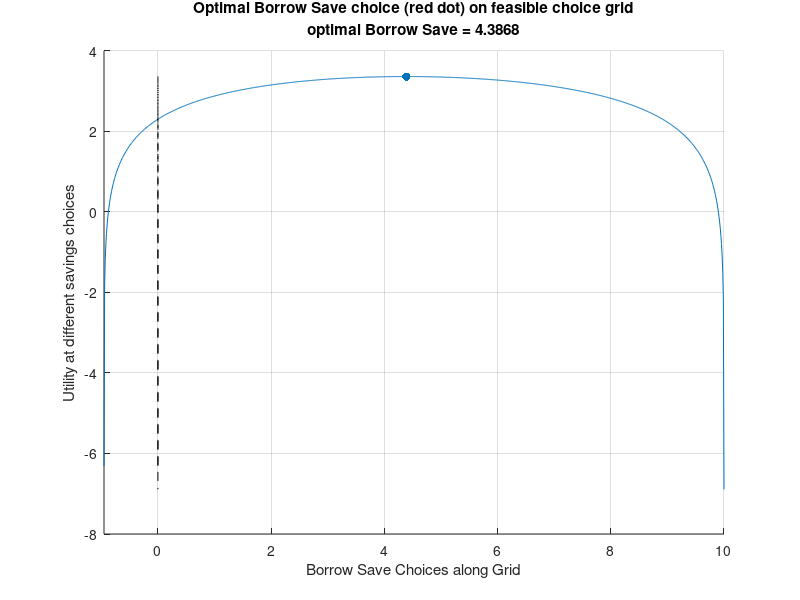

The MATLAB source for this figure: (Note: this script raises an error after producing the figure.)
%% Two Periods Saving/Borrowing without Shocks
% *Back to *<http://fanwangecon.github.io *Fan*>*'s *<https://fanwangecon.github.io/Math4Econ/ 
% *Intro Math for Economist Table of Content*>
%% Model Components and Maximization Problem
% Suppose we have a household who will $z_2$ income tomorrow, and has $z_1$ 
% dollar income income today. He needs to determine how much to save/borrow.
% 
% We can write down the model where we maximize utility over choices $c_{today}, 
% c_{tomorrow}$:
%% 
% * *Utility*: $U(c_{today}, c_{tomrrow}) = \log(c_{today}) + \beta \cdot \log(c_{tomorrow})$
% * *Budget Today*: $c_{today} + b = z_1$
% * *Budget Tomorrow*: $c_{tomorrow} = b\cdot (1+ r ) + z_2$
%% 
% We can rewrite the problem as:
%% 
% * $\max_{b} \left\{ \log(z_1-b) + \beta \log(b \cdot (1 + r) + z_2 ) \right\}$
%% 
% _Note_: the only choice in this model is $b$, that will determine consumption 
% today and tomorrow.
% 
% _Note_: Does the interest rate have any effects when there are no inheritances 
% in the second period ($z_2 = 0$)? Change the second period inheritances in the 
% code below to analyze the effect of interest rate.
%% Open set for Choice set
% Even though the budget constraint seems to allow for $0$ consumption today 
% and tomorrow, but $\log$ utility is not defined at $0$, hence the maximization 
% problem is undefined at $c_{today}=0$ and $c_{tomorrow}=0$. Hence, the actual 
% choice set for $save$ is an open interval:
%% 
% * $b \in \left(-\frac{z_2}{1+r}, z_1\right)$, (_which means _$0$_ and _$b$_ 
% are not in the domain_)
%% 
% Our Maximization problem is hence:
%% 
% * $\max_{b \in \left(-\frac{z_2}{1+r}, z_1\right) } \left\{ \log(z_1-b) + 
% 0.95 \log(b \cdot (1 + 0.03) + z_2 ) \right\}$
%% 
% If you choose save $z_1$ or more, consumption today will be undefined (death 
% today). If you borrow more than endowment tomorrow divided by interest rate, 
% you will not be able to pay back your debts (we assume no default). Given this 
% choice set, we could view this as a constrained maximization problem, but the 
% constraints never bind.
%% Finding Optimal Choices--Brute Force Grid
% A brute-force way of solving for this problem is to generate a vectors of 
% values for saving between 0 and b, but not including them, evaluate the utility 
% function at these values, and then find the max. This method works when there 
% are more choices as well. Experiment with the following function by adjusting 
% the parameters, including the discount factor, interest rate, and wealth in 
% the first and second period. 

% Model Parameters
beta = 0.95;
r = 0.05;
wealth_1 = 10;
wealth_2 = 1;
% Generate a Vector of Points
choice_grid_count = 1000;
% This creates 100 equi-distance points, not at 0 and b, but between 0 and b
save_grid = linspace(-wealth_2/(1+r)+0.0001, wealth_1-0.0001, choice_grid_count);
% Evaluate utility
utility_at_savegrid = log(wealth_1 - save_grid) + beta*log(wealth_2 + save_grid*(1+r));
% Find Max
[max_utility, max_utility_index] = max(utility_at_savegrid);
% max_utility is the highest utility onthe choice grid
max_utility
% out of the choice grid points, which nth choice grid gives highest utility
max_utility_index
% we can find the savings level at the index
optimal_savings_choice = save_grid(max_utility_index)
% Plot
figure();
hold on;
plot(save_grid, utility_at_savegrid);
scatter(optimal_savings_choice, max_utility, 'filled');
xlabel('Borrow Save Choices along Grid');
ylabel('Utility at different savings choices');
title({'Optimal Borrow Save choice (red dot) on feasible choice grid';...
      ['optimal Borrow Save = ', num2str(optimal_savings_choice)]});
xlim([-wealth_2/(1+r), wealth_1])  
plot(ones(size(save_grid))*0, utility_at_savegrid, 'k--');
grid on;
%% Analytical Solution
% You can use the symbolic toolbox to take derivative and find root:

syms z beta r x
f_U = log(z - x) + beta*log((z/2) + x*(1+r))
dU_dx = diff(f_U, x)
x_opti = solve(dU_dx==0, x)
%% Supply Curve For Capital
% With the optimal capital choice as a function of interest rate, we can plot 
% out the supply for capital.

z=10;
beta=0.92;
grid_points = 21;
% Rate Vector
r = linspace(1.0,1.2,grid_points);
% Supply Curve
% use the . for division because it is a vector divided by another vector
s=(z*beta*(1+r)-(z/2))./((1+r)*(1+beta));
% Plot
figure();
plot(s,r);
xlabel('Savings (Saved at Bank, to be lent out to firms)');
ylabel('Interest Rate');
title({'Inverse Supply For Capital'});
grid on;
%% 
%